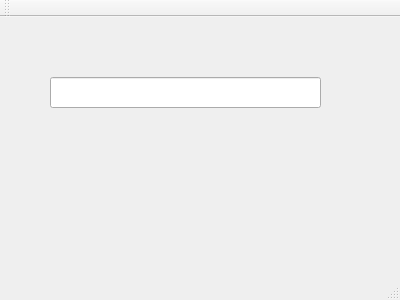
<?xml version="1.0" encoding="UTF-8"?>
<ui version="4.0">
 <class>MainWindow</class>
 <widget class="QMainWindow" name="MainWindow">
  <property name="geometry">
   <rect>
    <x>0</x>
    <y>0</y>
    <width>400</width>
    <height>300</height>
   </rect>
  </property>
  <property name="windowTitle">
   <string>MainWindow</string>
  </property>
  <widget class="QWidget" name="centralWidget">
   <widget class="QLineEdit" name="lineEdit">
    <property name="geometry">
     <rect>
      <x>50</x>
      <y>60</y>
      <width>271</width>
      <height>31</height>
     </rect>
    </property>
   </widget>
  </widget>
  <widget class="QMenuBar" name="menuBar">
   <property name="geometry">
    <rect>
     <x>0</x>
     <y>0</y>
     <width>400</width>
     <height>23</height>
    </rect>
   </property>
  </widget>
  <widget class="QToolBar" name="mainToolBar">
   <attribute name="toolBarArea">
    <enum>TopToolBarArea</enum>
   </attribute>
   <attribute name="toolBarBreak">
    <bool>false</bool>
   </attribute>
  </widget>
  <widget class="QStatusBar" name="statusBar"/>
 </widget>
 <layoutdefault spacing="6" margin="11"/>
 <resources/>
 <connections/>
</ui>
